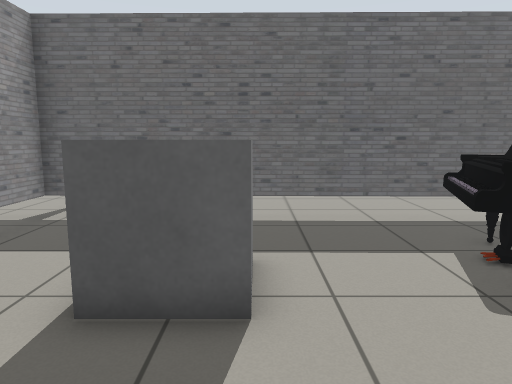
[1] (above)

15 first-person views from a walk through a robot-simulator world made for Gazebo. The camera is 1 m above the floor, tilts 8° down and sees 70° across. The floor is counted in squares, 0.5 m on a side. Each view is taken from the middle of a square. On the plan, view 1 faces up. The plan holds only what a view shows up to about 19 squares ahead; the rest is blank. Some surface patterns are stand-ins.

[2]
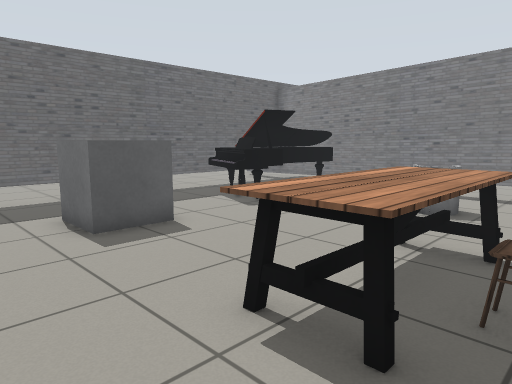

[3]
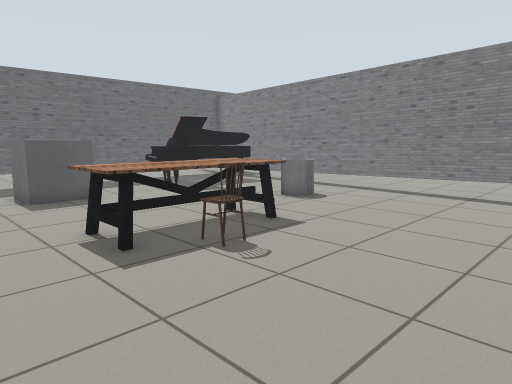

[4]
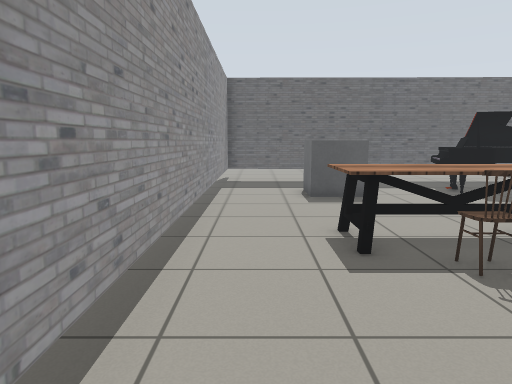

[5]
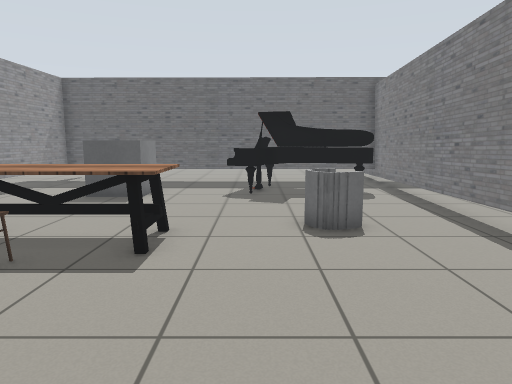

[6]
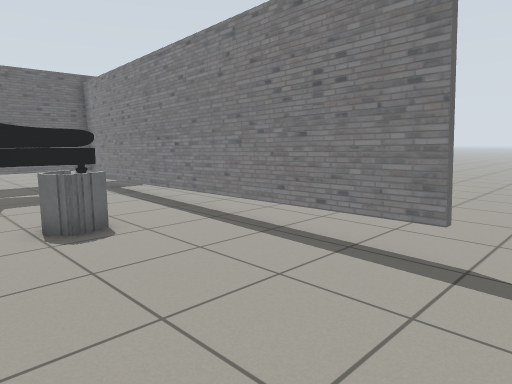

[7]
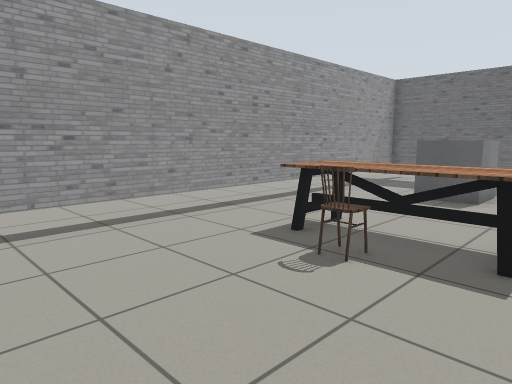

[8]
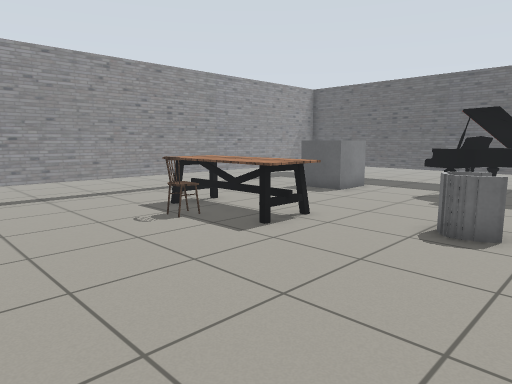

[9]
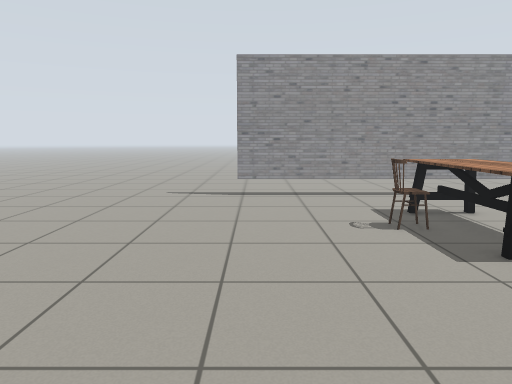

[10]
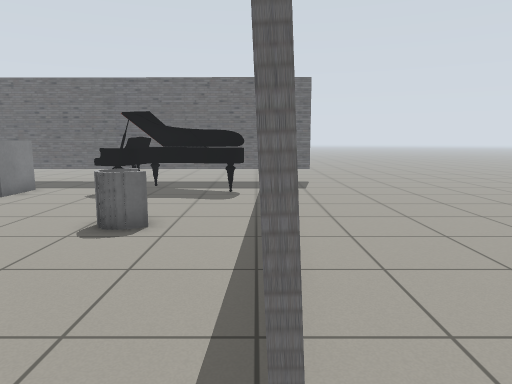

[11]
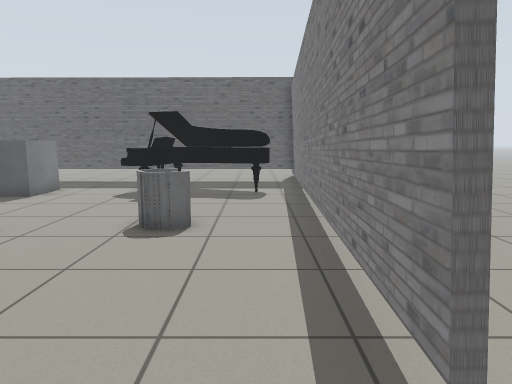

[12]
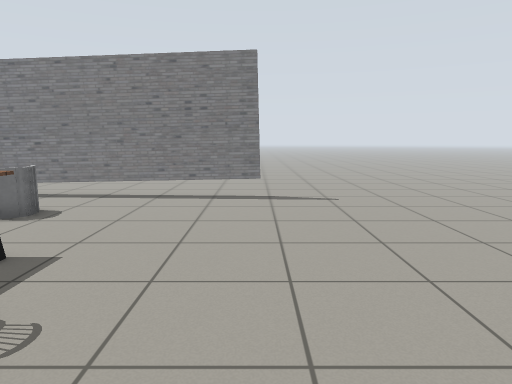

[13]
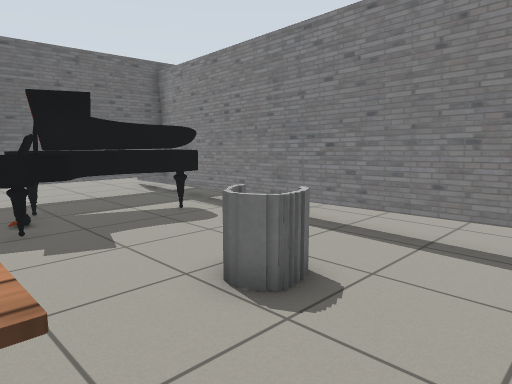

[14]
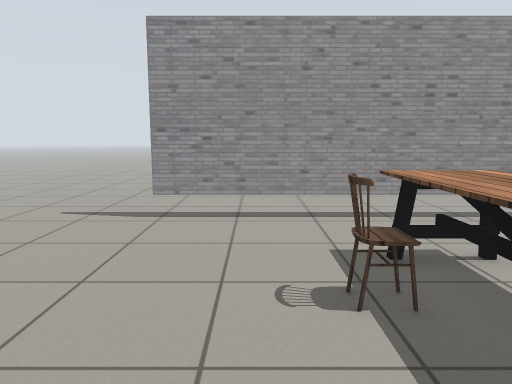

[15]
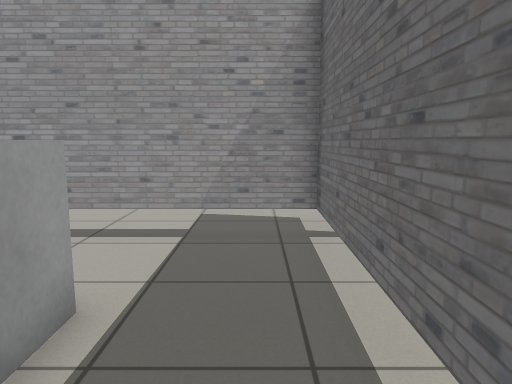

### Floor plan
Key: @ floor where view 1 was taken; # wall or solid block; . floor; = window, fence, low wall or low ledge; T thing the floor can be seen under or through; B grey box; A armchair; I dining table; C chair.
Columns run from 8 left of view 1 to 13 right of it. Each row starts with its distance up from view 1.
 13 ..    ..............
 12 ..    ..............
 11 ..    ............#.
 10 .. ...............#.
  9 . TTTTTTTTTTTTTTTTT#..
  8 ..T...............T...
  7 ..T.........TT=...T...
  6 ..T...BBB...TTTTT.T...
  5 ..T...B B..=TTTTT.T...
  4 ..T...BBB.........T...
  3 ..T...............T...
  2 ..T...............T...
  1 ..T..............TT...
  0 ..T.....@....AA..T....
 -1 ..T...IIIII...A..T....
 -2 ..T...IIIII......T....
 -3 ..T...ICCII......T....
 -4 ..T.....C........T....
 -5 ..T..............T....
 -6 ..T..............T....
 -7 ..T..............T....
 -8 ......................
 -9 ......................

Positions as (right, up) in squares from view 1, and headings:
1: (0, 0), facing up
2: (-5, -4), facing up-right
3: (-5, -9), facing up-right
4: (-4, -9), facing up
5: (4, -9), facing up
6: (3, -9), facing up-right
7: (3, -9), facing up-left
8: (8, -9), facing up-left
9: (8, -7), facing left
10: (9, -9), facing up
11: (8, -9), facing up
12: (-4, -7), facing right
13: (2, -4), facing up-right
14: (4, -5), facing left
15: (2, 8), facing left
